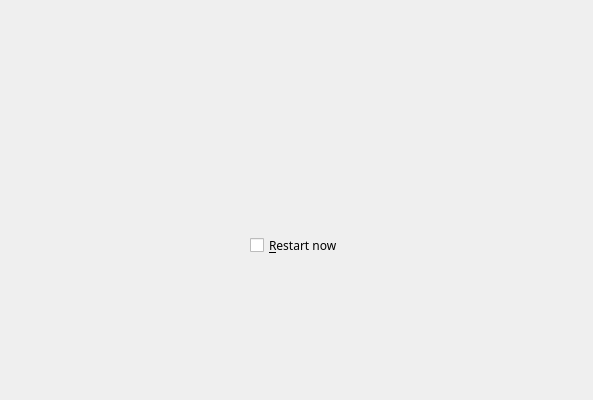
<?xml version="1.0" encoding="UTF-8"?>
<ui version="4.0">
 <author>
SPDX-FileCopyrightText: 2015 Teo Mrnjavac &lt;teo@kde.org&gt;
SPDX-License-Identifier: GPL-3.0-or-later
 </author>
 <class>FinishedPage</class>
 <widget class="QWidget" name="FinishedPage">
  <property name="geometry">
   <rect>
    <x>0</x>
    <y>0</y>
    <width>593</width>
    <height>400</height>
   </rect>
  </property>
  <property name="font">
   <font>
    <family>Fantasque Sans Mono</family>
   </font>
  </property>
  <property name="windowTitle">
   <string notr="true">Form</string>
  </property>
  <layout class="QVBoxLayout" name="verticalLayout">
   <item>
    <spacer name="verticalSpacer_3">
     <property name="orientation">
      <enum>Qt::Vertical</enum>
     </property>
     <property name="sizeType">
      <enum>QSizePolicy::Fixed</enum>
     </property>
     <property name="sizeHint" stdset="0">
      <size>
       <width>20</width>
       <height>20</height>
      </size>
     </property>
    </spacer>
   </item>
   <item>
    <spacer name="verticalSpacer">
     <property name="orientation">
      <enum>Qt::Vertical</enum>
     </property>
     <property name="sizeHint" stdset="0">
      <size>
       <width>20</width>
       <height>50</height>
      </size>
     </property>
    </spacer>
   </item>
   <item>
    <widget class="QLabel" name="mainText">
     <property name="sizePolicy">
      <sizepolicy hsizetype="Expanding" vsizetype="Preferred">
       <horstretch>3</horstretch>
       <verstretch>0</verstretch>
      </sizepolicy>
     </property>
     <property name="text">
      <string notr="true">&lt;Calamares finished text&gt;</string>
     </property>
    </widget>
   </item>
   <item>
    <spacer name="verticalSpacer_2">
     <property name="orientation">
      <enum>Qt::Vertical</enum>
     </property>
     <property name="sizeType">
      <enum>QSizePolicy::Fixed</enum>
     </property>
     <property name="sizeHint" stdset="0">
      <size>
       <width>20</width>
       <height>49</height>
      </size>
     </property>
    </spacer>
   </item>
   <item>
    <layout class="QVBoxLayout" name="verticalLayout_2">
     <item>
      <layout class="QHBoxLayout" name="horizontalLayout">
       <item>
        <spacer name="horizontalSpacer">
         <property name="orientation">
          <enum>Qt::Horizontal</enum>
         </property>
         <property name="sizeHint" stdset="0">
          <size>
           <width>40</width>
           <height>20</height>
          </size>
         </property>
        </spacer>
       </item>
       <item>
        <widget class="QCheckBox" name="restartCheckBox">
         <property name="toolTip">
          <string notr="true">&lt;Restart checkbox tooltip&gt;</string>
         </property>
         <property name="text">
          <string>&amp;Restart now</string>
         </property>
         <property name="checked">
          <bool>false</bool>
         </property>
        </widget>
       </item>
       <item>
        <spacer name="horizontalSpacer_2">
         <property name="orientation">
          <enum>Qt::Horizontal</enum>
         </property>
         <property name="sizeHint" stdset="0">
          <size>
           <width>40</width>
           <height>20</height>
          </size>
         </property>
        </spacer>
       </item>
      </layout>
     </item>
    </layout>
   </item>
   <item>
    <spacer name="verticalSpacer_4">
     <property name="orientation">
      <enum>Qt::Vertical</enum>
     </property>
     <property name="sizeType">
      <enum>QSizePolicy::Expanding</enum>
     </property>
     <property name="sizeHint" stdset="0">
      <size>
       <width>20</width>
       <height>20</height>
      </size>
     </property>
    </spacer>
   </item>
  </layout>
 </widget>
 <resources/>
 <connections/>
</ui>
